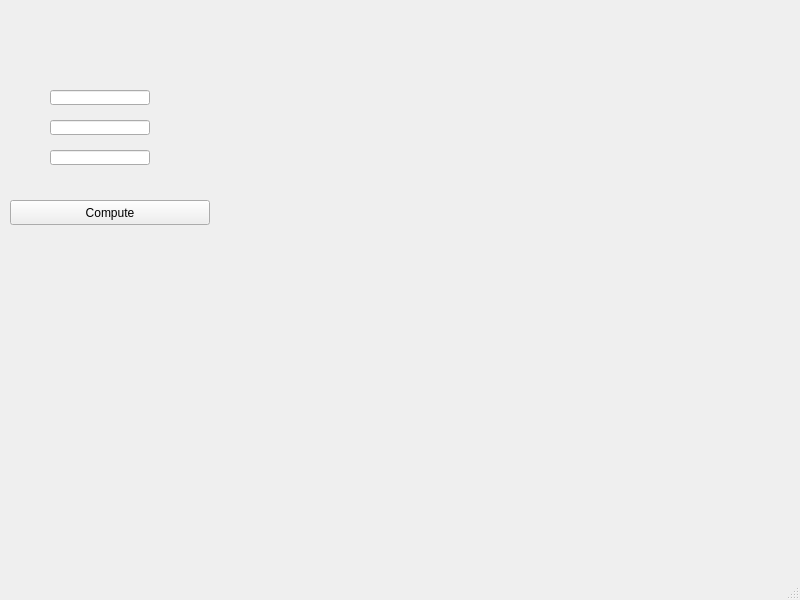
<?xml version="1.0" encoding="UTF-8"?>
<ui version="4.0">
 <class>MainWindow</class>
 <widget class="QMainWindow" name="MainWindow">
  <property name="geometry">
   <rect>
    <x>0</x>
    <y>0</y>
    <width>800</width>
    <height>600</height>
   </rect>
  </property>
  <property name="windowTitle">
   <string>MainWindow</string>
  </property>
  <widget class="QWidget" name="centralwidget">
   <widget class="renderArea" name="render_area">
    <property name="enabled">
     <bool>true</bool>
    </property>
    <property name="geometry">
     <rect>
      <x>290</x>
      <y>50</y>
      <width>500</width>
      <height>500</height>
     </rect>
    </property>
    <property name="minimumSize">
     <size>
      <width>500</width>
      <height>500</height>
     </size>
    </property>
    <property name="maximumSize">
     <size>
      <width>500</width>
      <height>500</height>
     </size>
    </property>
   </widget>
   <widget class="QLineEdit" name="coef_a">
    <property name="geometry">
     <rect>
      <x>50</x>
      <y>90</y>
      <width>100</width>
      <height>15</height>
     </rect>
    </property>
    <property name="minimumSize">
     <size>
      <width>100</width>
      <height>15</height>
     </size>
    </property>
    <property name="maximumSize">
     <size>
      <width>100</width>
      <height>15</height>
     </size>
    </property>
   </widget>
   <widget class="QLineEdit" name="coef_b">
    <property name="geometry">
     <rect>
      <x>50</x>
      <y>120</y>
      <width>100</width>
      <height>15</height>
     </rect>
    </property>
    <property name="minimumSize">
     <size>
      <width>100</width>
      <height>15</height>
     </size>
    </property>
    <property name="maximumSize">
     <size>
      <width>100</width>
      <height>15</height>
     </size>
    </property>
   </widget>
   <widget class="QLineEdit" name="coef_c">
    <property name="geometry">
     <rect>
      <x>50</x>
      <y>150</y>
      <width>100</width>
      <height>15</height>
     </rect>
    </property>
    <property name="minimumSize">
     <size>
      <width>100</width>
      <height>15</height>
     </size>
    </property>
    <property name="maximumSize">
     <size>
      <width>100</width>
      <height>15</height>
     </size>
    </property>
   </widget>
   <widget class="QPushButton" name="calc_button">
    <property name="geometry">
     <rect>
      <x>10</x>
      <y>200</y>
      <width>200</width>
      <height>25</height>
     </rect>
    </property>
    <property name="minimumSize">
     <size>
      <width>200</width>
      <height>25</height>
     </size>
    </property>
    <property name="maximumSize">
     <size>
      <width>200</width>
      <height>25</height>
     </size>
    </property>
    <property name="text">
     <string>Compute</string>
    </property>
   </widget>
  </widget>
  <widget class="QMenuBar" name="menubar">
   <property name="geometry">
    <rect>
     <x>0</x>
     <y>0</y>
     <width>800</width>
     <height>21</height>
    </rect>
   </property>
  </widget>
  <widget class="QStatusBar" name="statusbar"/>
 </widget>
 <customwidgets>
  <customwidget>
   <class>renderArea</class>
   <extends>QFrame</extends>
   <header>renderarea.h</header>
   <container>1</container>
  </customwidget>
 </customwidgets>
 <resources/>
 <connections/>
</ui>
